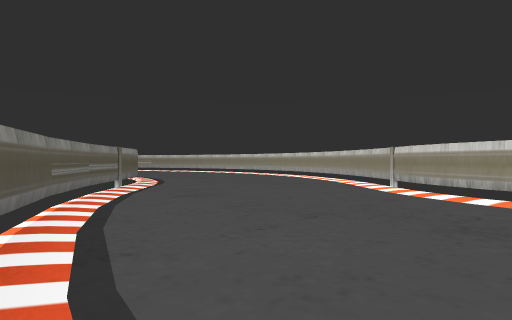
[1] (above)

15 first-person views from a walk through a scene from a Unity 3-D project. The camera is 1.3 m above the floor, looks level and sees 75° across. The floor is counted in squares, 2 m on a side. Each view is taken from the middle of a square. On the plan, view 1 faces up. The plan holds only what a view shows up to about 10 squares ahead; the rest is blank. The place goes on beyond the plan. Some surface patterns are stand-ins.

[2]
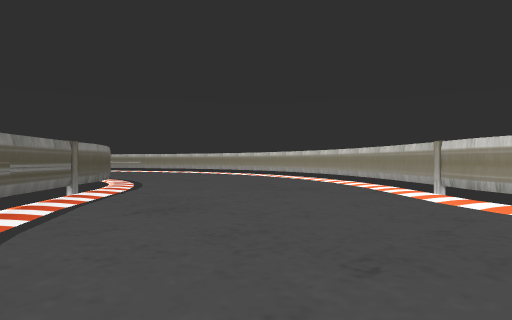

[3]
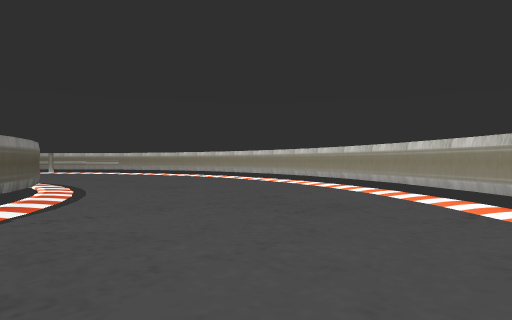

[4]
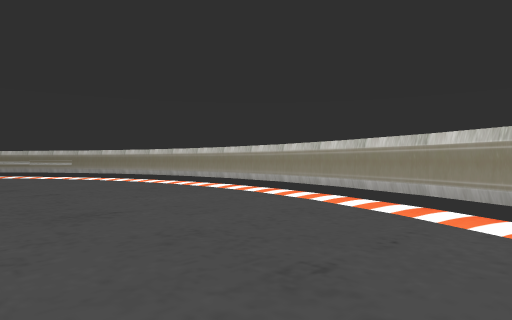

[5]
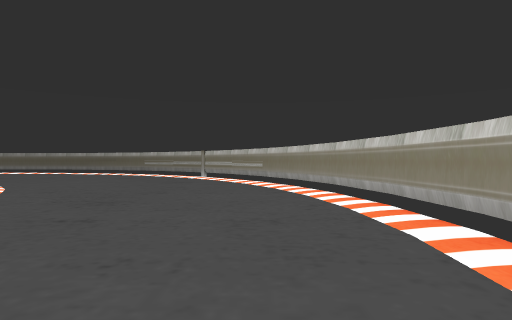

[6]
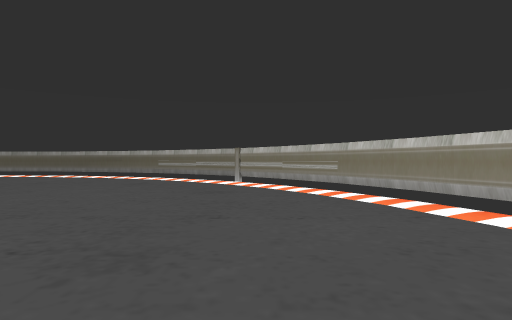

[7]
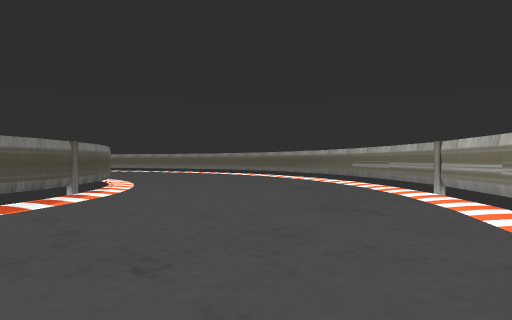

[8]
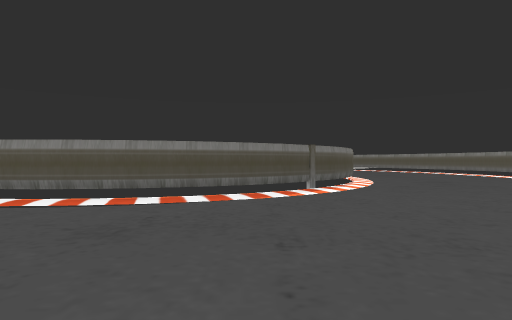

[9]
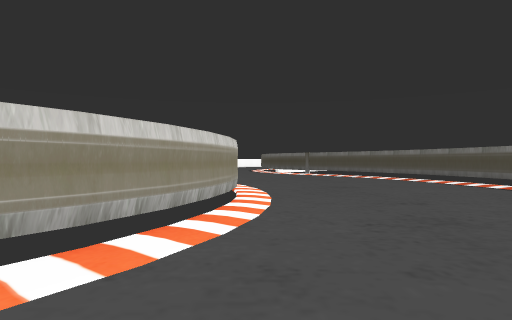

[10]
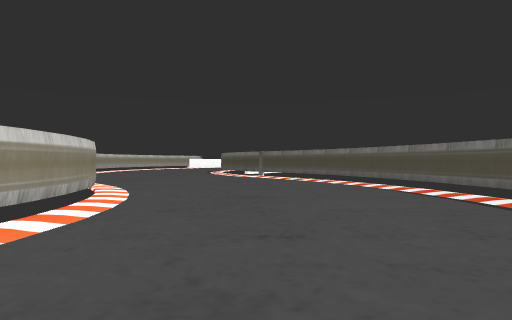

[11]
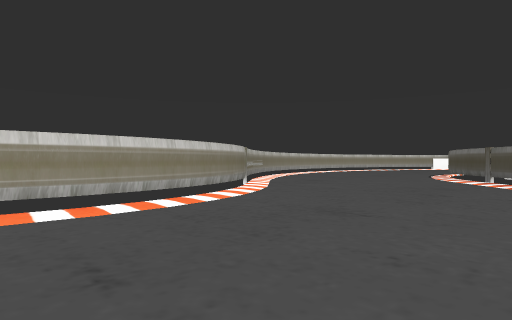

[12]
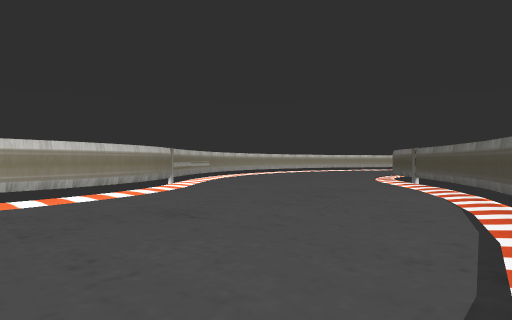

[13]
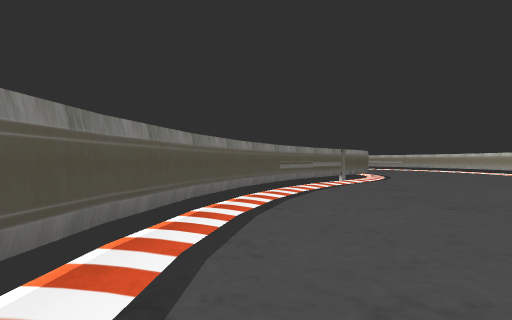

[14]
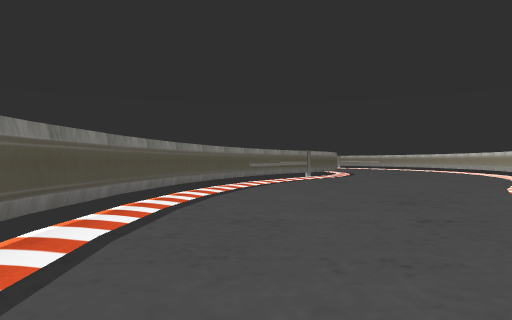

[15]
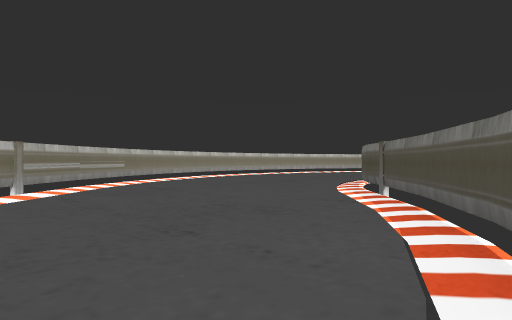

### Floor plan
Points are (right, up) in squares from view 1. A wall is a line through its corners. A room is listed if a view was taken in it or the views show most of it. See-through windows are left out.
Room 1 (views 1, 2, 3, 4, 5, 6, 7, 8, 9, 10, 11, 12, 13, 14, 15)
walls: (-3.4, 9) (-3.1, 6.1); (-3.5, 9.8) (-3.3, 8.9); (-3.8, 10.7) (-3.4, 9.7); (-3.1, 6.2) (-2.7, 4.4); (-4.1, 11.4) (-3.8, 10.6); (3.1, 9.7) (2.8, 11.5) (2.2, 13.2); (3.4, 7) (3.1, 9.9); (-2.8, 4.5) (-2.1, 2.8); (2.2, 13.1) (1.4, 14.7); (3.5, 6.2) (3.3, 7.2); (-5.3, 12.9) (-4.8, 12.3); (3.8, 5.4) (3.4, 6.3); (1.4, 14.6) (0.5, 16.1); (-2.2, 2.9) (-1.4, 1.3); (4.2, 4.5) (3.7, 5.4); (0.5, 16) (-0.7, 17.4); (-6.7, 13.9) (-5.9, 13.4) (-5.2, 12.8); (-1.4, 1.4) (-0.5, -0.1); (4.7, 3.8) (4.1, 4.7); (-0.6, 17.3) (-2, 18.5); (-7.5, 14.3) (-6.6, 13.8); (5.3, 3.2) (4.6, 3.9); (-0.5, 0) (0.7, -1.4); (-8.2, 14.5) (-7.3, 14.2); (5.9, 2.6) (5.2, 3.2); (-1.8, 18.4) (-3.4, 19.5); (-9.1, 14.7) (-8.1, 14.5); (6.6, 2.1) (5.8, 2.7); (0.6, -1.3) (2, -2.5); (-3.2, 19.4) (-4.9, 20.2); (7.5, 1.7) (6.6, 2.2); (-11, 14.7) (-9, 14.7); (1.9, -2.4) (3.4, -3.5); (-4.8, 20.2) (-6.6, 20.8); (8.2, 1.4) (7.3, 1.8); (-11.9, 14.5) (-10.9, 14.7); (-12.6, 14.2) (-11.8, 14.5); (9.2, 1.3) (8.2, 1.5); (-6.5, 20.8) (-8.3, 21.1); (3.2, -3.4) (4.9, -4.2); (-8.1, 21.1) (-10, 21.3); (4.8, -4.2) (6.5, -4.8); (11.5, 1.1) (9, 1.4); (-10.1, 21.3) (-11.9, 21.1); (6.4, -4.7) (8.2, -5.1) (10.9, -5.4); (-11.7, 21.1) (-13.5, 20.8) (-14, 20.6); (9.8, -5.3) (11, -5.3); (10.9, -5.3) (11.5, -5.4)

Positions as (right, up) in squares from view 1, and headings:
1: (0, 0), facing up
2: (0, 2), facing up
3: (0, 5), facing up
4: (0, 9), facing up
5: (0, 14), facing up-left
6: (-3, 15), facing up-left
7: (-4, 18), facing left
8: (-4, 19), facing down-left
9: (1, 7), facing down-right
10: (1, 4), facing down-right
11: (1, 1), facing right
12: (1, -1), facing right
13: (2, -1), facing up-left
14: (4, -2), facing up-left
15: (4, -3), facing right
